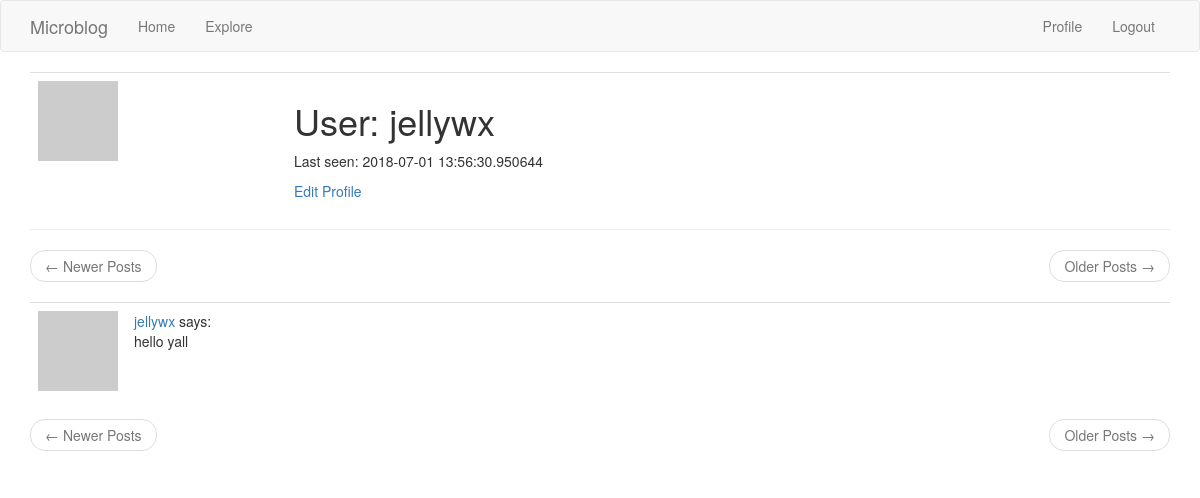
The page /user/jellywx (signed in) on the database as committed earlier.
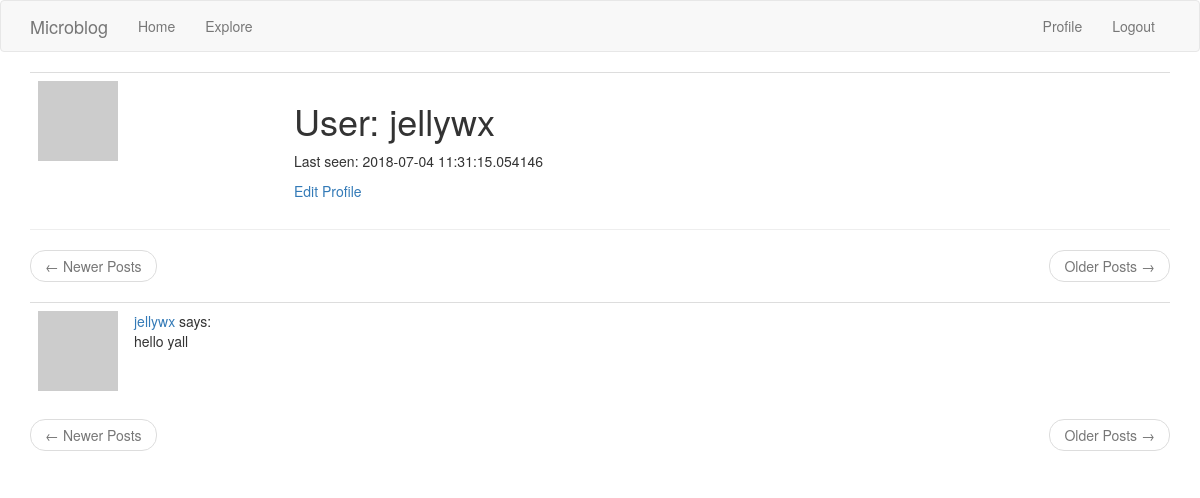
The same page on the database as committed later.
### app/models.py (models this page shows, shortened)
class User(UserMixin, db.Model):
    id = db.Column(db.Integer, primary_key=True)
    username = db.Column(db.String(64), index=True, unique=True)
    email = db.Column(db.String(120), index=True, unique=True)
    password_hash = db.Column(db.String(128))
    about_me = db.Column(db.String(140))
    last_seen = db.Column(db.DateTime, default=datetime.utcnow)
    posts = db.relationship('Post', backref='author', lazy='dynamic')
    followed = db.relationship(
        'User', secondary=followers,
        primaryjoin=(followers.c.follower_id == id),
        secondaryjoin=(followers.c.followed_id == id),
        backref=db.backref('followers', lazy='dynamic'), lazy='dynamic'
    )
    def avatar(self, size=80):
        digest = md5(self.email.lower().encode('utf-8')).hexdigest()
        return 'https://www.gravatar.com/avatar/{}?d=identicon&s={}'.format(digest, size)
    def is_following(self, user):
        return self.followed.filter(followers.c.followed_id == user.id).count() > 0

class Post(db.Model):
    id = db.Column(db.Integer, primary_key=True)
    body = db.Column(db.String(140))
    timestamp = db.Column(db.DateTime, index=True, default=datetime.utcnow)
    user_id = db.Column(db.Integer, db.ForeignKey('user.id'))

### app/routes.py (the view)
@app.route('/user/<username>')
@login_required
def user(username):
    user = User.query.filter_by(username=username).first_or_404()
    page = request.args.get('page', 1, type=int)
    posts = Post.query.filter(Post.author==user).paginate(page, app.config['POSTS_PER_PAGE'], False)
    next_url = url_for('index', page=posts.next_num) if posts.has_next else None
    prev_url = url_for('index', page=posts.prev_num) if posts.has_prev else None
    return render_template('user.html', title=user.username, user=user, posts=posts.items, next_url=next_url, prev_url=prev_url)

### app/models.py (called while the page is built)
@login.user_loader
def load_user(id):
    return User.query.get(int(id))

### app/routes.py (called while the page is built)
@app.before_request
def before_request():
    if current_user.is_authenticated:
        current_user.last_seen = datetime.utcnow()
        db.session.commit()

### app/templates/user.html (shortened to what this page needs)
{% extends "base.html" %}
{% block app_content %}
  <table class="table table-hover">
    <tr>
      <td width="256px"><img src="{{ user.avatar(256) }}"></img></td>
      <td>
        <h1>User: {{user.username }}</h1>
        {% if user.last_seen %}<p>Last seen: {{ user.last_seen }}</p>{% endif %}
        {% if user.id == current_user.id %}
        <a href="{{ url_for('edit_profile') }}">Edit Profile</a>
        {% elif current_user.is_following(user) %}
        <a href="{{ url_for('unfollow', username=user.username)}}">Unfollow</a>
        {% else %}
        <a href="{{ url_for('follow', username=user.username)}}">Follow</a>
        {% endif %}
      </td>
    </tr>
  </table>
  <hr>
  {% include "_view.html" %}
{% endblock %}

### app/templates/base.html (shortened to what this page needs)
{% extends "bootstrap/base.html" %}
{% block navbar %}
  <nav class="navbar navbar-default">
    <div class="container">
        <div class="navbar-header">
            <a class="navbar-brand" href="{{ url_for('index') }}">Microblog</a>
        </div>
        <div class="collapse navbar-collapse" id="bs-example-navbar-collapse-1">
            <ul class="nav navbar-nav">
                <li><a href="{{ url_for('index') }}">Home</a></li>
                <li><a href="{{ url_for('explore') }}">Explore</a></li>
            </ul>
            <ul class="nav navbar-nav navbar-right">
                {% if current_user.is_anonymous %}
                <li><a href="{{ url_for('login') }}">Login</a></li>
                <li><a href="{{ url_for('register') }}">Register</a></li>
                {% else %}
                <li><a href="{{ url_for('user', username=current_user.username) }}">Profile</a></li>
                <li><a href="{{ url_for('logout') }}">Logout</a></li>
                {% endif %}
            </ul>
        </div>
    </div>
  </nav>
{% endblock %}
{% block content %}
  <div class="container">
    {% block app_content %}{% endblock %}
  </div>
{% endblock %}

### app/templates/_view.html
<nav aria-label="...">
  <ul class="pager">
    <li class="previous{% if not prev_url %} disabled{% endif %}">
      <a href="{{ prev_url or '#' }}">
        <span aria-hidden="true">&larr;</span> Newer Posts
      </a>
    </li>
    <li class="next{% if not next_url %} disabled{% endif %}">
      <a href="{{ next_url or '#' }}">
        Older Posts <span aria-hidden="true">&rarr;</span>
      </a>
    </li>
  </ul>
</nav>
{% for post in posts %}
  {% include "_post.html" %}
{% endfor %}
<nav aria-label="...">
  <ul class="pager">
    <li class="previous{% if not prev_url %} disabled{% endif %}">
      <a href="{{ prev_url or '#' }}">
        <span aria-hidden="true">&larr;</span> Newer Posts
      </a>
    </li>
    <li class="next{% if not next_url %} disabled{% endif %}">
      <a href="{{ next_url or '#' }}">
        Older Posts <span aria-hidden="true">&rarr;</span>
      </a>
    </li>
  </ul>
</nav>

### app/templates/_post.html
<table class="table table-hover">
  <tr>
    <td width="70px">
      <a href="{{ url_for('user', username=post.author.username) }}">
        <img src="{{ post.author.avatar(70) }}">
      </a>
    </td>
    <td>
      <a href="{{ url_for('user', username=post.author.username) }}">
        {{ post.author.username }}
      </a>
      says:
      <br>
      {{ post.body }}
    </td>
  </tr>
</table>

Rows that differ between the two databases and show on the page:
changed User "jellywx": last_seen "2018-07-01 13:56:30.950644" → "2018-07-04 11:31:15.054146"
